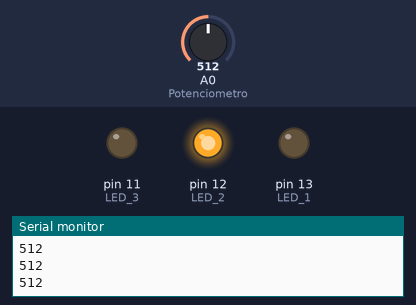
The sketch below on a simulated Arduino Uno, built with avr-gcc and run on an emulated ATmega328P. Parts: output pins drawn as LEDs (lit = HIGH), the last lines printed to the serial monitor. The test bench sets the inputs (shaded band); at power-on: A0 (Potenciometro) = 512.

Above: at 1.3 s.
1.4 s: A0 (Potenciometro) set to 359
2.9 s: A0 (Potenciometro) set to 328
At 3.4 s:
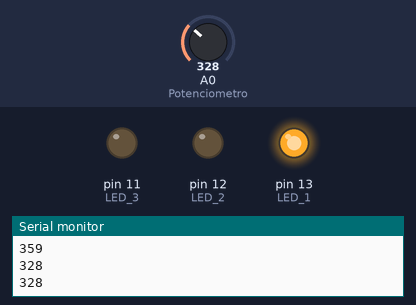
4.5 s: A0 (Potenciometro) set to 692
At 5.7 s:
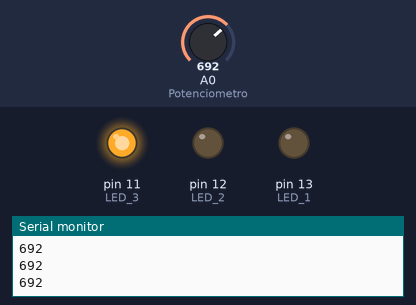
6.0 s: A0 (Potenciometro) set to 667
At 7.0 s:
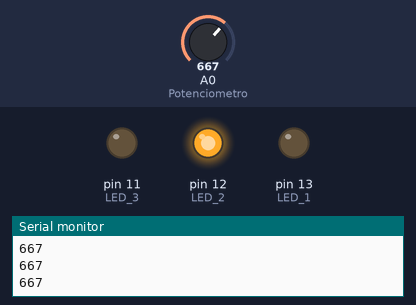
7.5 s: A0 (Potenciometro) set to 693
At 8.2 s:
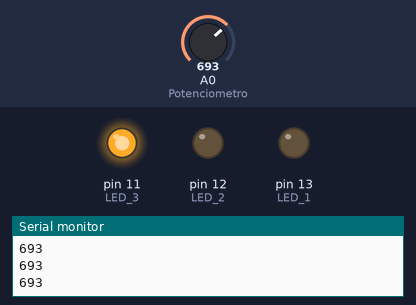
Timing chart, 0 to 10.0 s (numbered marks = the images above; inputs shaded):
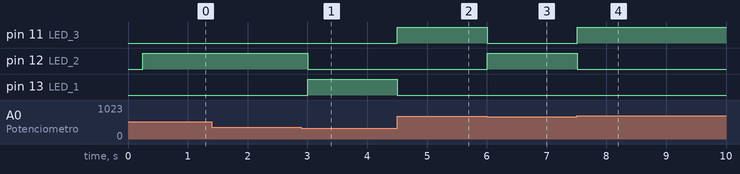

The sketch:

_ex3_Potenciometro_3-LEDs.ino
```cpp
/* ------------Entradas Analógicas--------------
 *  3) Considere agora 3 LEDs: faça com que cada LED acenda de acordo com a tabela abaixo:
valor do potenciômetro | LED aceso
      0 a 341          |      1
      342 a 682        |      2
      683 a 1023       |      3
*/

const byte Potenciometro = A0; //Declara a porta A0
byte LED_1 = 13; //Declara a variavel com valor 13;
byte LED_2 = 12; //Declara a variavel com valor 12;
byte LED_3 = 11; //Declara a variavel com valor 11;

void setup() {
  // put your setup code here, to run once:
  pinMode(LED_1, OUTPUT); //configura pino 13 como saída
  pinMode(LED_2, OUTPUT); //configura pino 12 como saída
  pinMode(LED_3, OUTPUT); //configura pino 11 como saída
  Serial.begin(9600); //Inicia monitor serial para visualizar os dados
}
void loop() {
  delay(250); //Intervalo para os dados serem melhores processados
  // put your main code here, to run repeatedly:
  int valor_POT = analogRead(Potenciometro);
  Serial.println(valor_POT); //Imprimir valor recebi pela Porta A0 no monitor serial
  if(valor_POT <= 341){
    digitalWrite(LED_1, HIGH);
  }
  else {
    digitalWrite(LED_1, LOW);
  }
  if (valor_POT >= 342 && valor_POT <= 682){
    digitalWrite(LED_2, HIGH);
  }
  else{
    digitalWrite(LED_2, LOW);
  }
  if (valor_POT >= 683){
    digitalWrite(LED_3, HIGH);
  }
  else{
    digitalWrite(LED_3, LOW);
  }
}
```

Measured:
- the behaviour switches between 342 and 341 on A0 (Potenciometro) (found by bisection; images 0 and 1)
- the behaviour switches between 683 and 682 on A0 (Potenciometro) (found by bisection; images 2 and 3)
- after the input at 2.9 s, pin 12 (LED_2): HIGH → LOW after 0.10 s; pin 13 (LED_1): LOW → HIGH after 0.10 s
- after the input at 4.5 s, pin 11 (LED_3): LOW → HIGH at once; pin 13 (LED_1): HIGH → LOW at once
- after the input at 6.0 s, pin 11 (LED_3): HIGH → LOW at once; pin 12 (LED_2): LOW → HIGH at once
- after the input at 7.5 s, pin 11 (LED_3): LOW → HIGH at once; pin 12 (LED_2): HIGH → LOW at once
